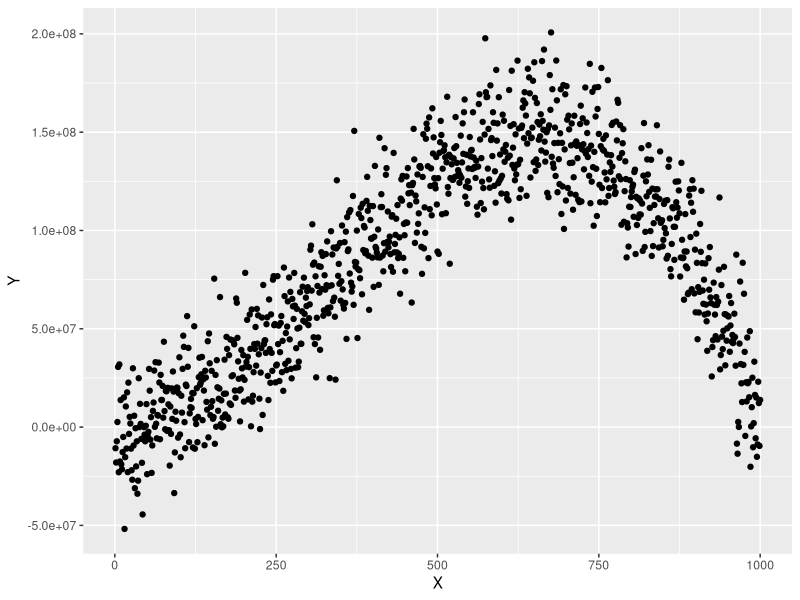

Source code (R): (Note: a time limit stopped this script after it produced the figure.)
## ---- chunk 1
knitr::opts_chunk$set(echo = TRUE)
## ---- chunk 2
require(dplyr)
require(ggplot2)
## ---- chunk 3
N<-1000
## ---- chunk 4
X <- c(1:N)
Y <- -(X^3)+(1000*X^2)+20000000*rnorm(N)
Y <- Y

df<- data_frame(
X,
Y
)
## ---- chunk 5
ggplot(data = df, aes(x = X, y = Y))+
  geom_point()
## ---- chunk 6
OLS<- function(Y, Y_hat) t(Y - Y_hat)%*%(Y - Y_hat)

R2 <- function(Y, Y_hat) 1 - apply((Y - Y_hat)^2, 1, sum)  / apply((apply(Y - Y_hat, 1, mean)**2), 1, sum)

sigmoid <- function(H) 1/(1+exp(-H))

feed_forward <- function(X, W1, b1,W2,b2,W3, b3,W4,b4,W5, b5) {
    Z1 <- sigmoid((X%*%W1) +b1)
    Z2 <- sigmoid((Z1%*%W2)+b2)
    Z3 <- sigmoid((Z2%*%W3)+b3)
    Z4 <- sigmoid((Z3%*%W4)+b4)
    y_hat <- ((Z4%*%W5)+b5)
    return(list(Z1,Z2,Z3,Z4,y_hat))
}
## ---- chunk 7
D = 1
M1 = 4
M2 = 4
M3 = 4
M4 = 4
K = 1

W1 = t(replicate(D, rnorm(M1)))
b1 = rnorm(M1)
W2 = t(replicate(M1, rnorm(M2)))
b2 = rnorm(M2)
W3 = t(replicate(M2, rnorm(M3)))
b3 = rnorm(M3)
W4 = t(replicate(M3, rnorm(M4)))
b4 = rnorm(M4)
W5 = replicate(M4, rnorm(K))
b5 = rnorm(K)
## ---- chunk 8
W5
## ---- chunk 9
J = c()
eta = 3e-7
epochs = 5e4
en = c()


for (i in 1:epochs){
    l <- feed_forward(X, W1, b1,W2,b2,W3, b3,W4,b4,W5, b5)
    Z1 <- l[[1]]
    Z2 <- l[[2]]
    Z3 <- l[[3]]
    Z4<-  l[[4]]
  
    Y_hat <- l[[5]]
    J[i] <- OLS(Y,Y_hat)
    
    dH5 = as.matrix(Y_hat-Y)
    dW5 = t(Z4)%*% dH5
    W5  = W5- eta*dW5
    b5  = b5- eta* apply(dH5, 1, sum)
    
    dZ4 = dH5 %*% t(W5)
    dH4 = dZ4*Z4 * (1-Z4)
    dW4 = t(Z3) %*% dH4
    W4  = W4 - eta*dW4
    b4 = b4 - eta* apply(dH4, 1, sum)
    
    dZ3 = dH4 %*% t(W4)
    dH3 = dZ3*Z3 * (1-Z3)
    dW3 = t(Z2) %*% dH3
    W3  = W3 - eta*dW3
    b3 = b3 - eta* apply(dH3, 1, sum)
    
    dZ2 = dH3 %*% t(W3)
    dH2 = dZ2*Z2 * (1-Z2)
    dW2 = t(Z2) %*% dH2
    W2  = W2 - eta*dW2
    b2 = b2 - eta* apply(dH2, 1, sum)
    
    dZ1 = dH2%*%t(W2)
    dH1 = dZ3*Z1 * (1-Z1)
    dW1 = t(X) %*% dH1
    W1 = W1- eta* dW1
    b1 = b1- eta*apply(dH1,1, sum) 
    
    en[i] <- i
    
    if (i%%1000==0){
        print (i)
    }
}
## ---- chunk 10
plot(en, J)
## ---- chunk 11
ggplot(data = df, aes(x = X, y = Y))+
  geom_point()+
  geom_line(y = Y_hat, color = "blue")
## ---- chunk 12
R <- R2(Y, Y_hat)
